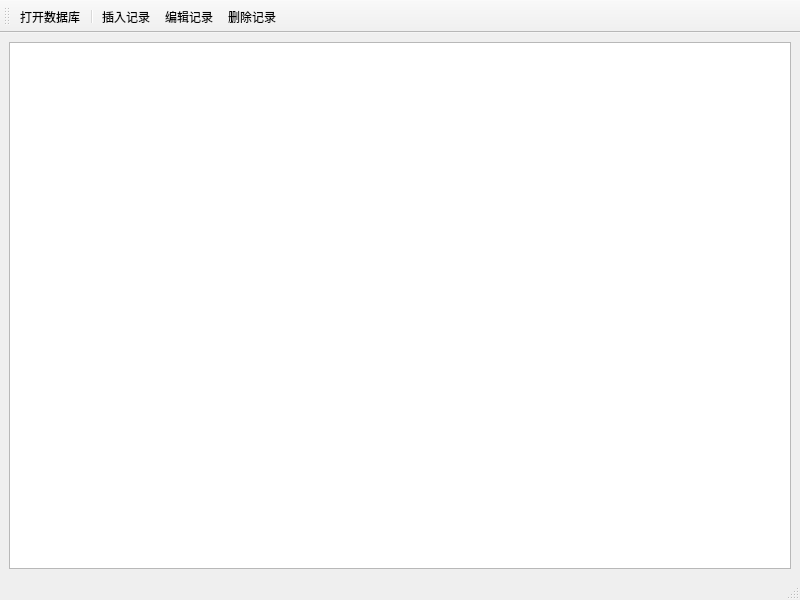
<?xml version="1.0" encoding="UTF-8"?>
<ui version="4.0">
 <class>Qt6_QSqlQuery</class>
 <widget class="QMainWindow" name="Qt6_QSqlQuery">
  <property name="geometry">
   <rect>
    <x>0</x>
    <y>0</y>
    <width>800</width>
    <height>600</height>
   </rect>
  </property>
  <property name="windowTitle">
   <string>Qt6_QSqlQuery</string>
  </property>
  <widget class="QWidget" name="W_Central">
   <layout class="QVBoxLayout" name="verticalLayout">
    <item>
     <widget class="QTableView" name="TV_Data"/>
    </item>
   </layout>
  </widget>
  <widget class="QMenuBar" name="MB_Menu">
   <property name="geometry">
    <rect>
     <x>0</x>
     <y>0</y>
     <width>800</width>
     <height>30</height>
    </rect>
   </property>
  </widget>
  <widget class="QStatusBar" name="SB_Status"/>
  <widget class="QToolBar" name="TB_Tool">
   <property name="windowTitle">
    <string>toolBar</string>
   </property>
   <attribute name="toolBarArea">
    <enum>TopToolBarArea</enum>
   </attribute>
   <attribute name="toolBarBreak">
    <bool>false</bool>
   </attribute>
   <addaction name="A_Open_Database"/>
   <addaction name="separator"/>
   <addaction name="A_Insert"/>
   <addaction name="A_Edit"/>
   <addaction name="A_Delete"/>
  </widget>
  <action name="A_Open_Database">
   <property name="text">
    <string>打开数据库</string>
   </property>
  </action>
  <action name="A_Insert">
   <property name="text">
    <string>插入记录</string>
   </property>
  </action>
  <action name="A_Edit">
   <property name="text">
    <string>编辑记录</string>
   </property>
  </action>
  <action name="A_Delete">
   <property name="text">
    <string>删除记录</string>
   </property>
  </action>
 </widget>
 <resources/>
 <connections/>
</ui>
